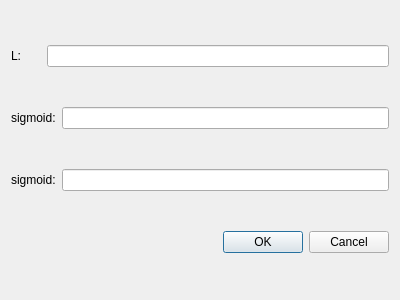
<?xml version="1.0" encoding="UTF-8"?>
<ui version="4.0">
 <class>Bilateral</class>
 <widget class="QDialog" name="Bilateral">
  <property name="geometry">
   <rect>
    <x>0</x>
    <y>0</y>
    <width>400</width>
    <height>300</height>
   </rect>
  </property>
  <property name="windowTitle">
   <string>Dialog</string>
  </property>
  <layout class="QVBoxLayout" name="verticalLayout">
   <item>
    <layout class="QHBoxLayout" name="horizontalLayout">
     <item>
      <widget class="QLabel" name="label">
       <property name="text">
        <string>L:      </string>
       </property>
      </widget>
     </item>
     <item>
      <widget class="QLineEdit" name="lineEdit"/>
     </item>
    </layout>
   </item>
   <item>
    <layout class="QHBoxLayout" name="horizontalLayout_2">
     <item>
      <widget class="QLabel" name="label_2">
       <property name="text">
        <string>sigmoid:</string>
       </property>
      </widget>
     </item>
     <item>
      <widget class="QLineEdit" name="lineEdit_2"/>
     </item>
    </layout>
   </item>
   <item>
    <layout class="QHBoxLayout" name="horizontalLayout_3">
     <item>
      <widget class="QLabel" name="label_3">
       <property name="text">
        <string>sigmoid:</string>
       </property>
      </widget>
     </item>
     <item>
      <widget class="QLineEdit" name="lineEdit_3"/>
     </item>
    </layout>
   </item>
   <item>
    <widget class="QDialogButtonBox" name="buttonBox">
     <property name="orientation">
      <enum>Qt::Horizontal</enum>
     </property>
     <property name="standardButtons">
      <set>QDialogButtonBox::Cancel|QDialogButtonBox::Ok</set>
     </property>
    </widget>
   </item>
  </layout>
 </widget>
 <resources/>
 <connections>
  <connection>
   <sender>buttonBox</sender>
   <signal>accepted()</signal>
   <receiver>Bilateral</receiver>
   <slot>accept()</slot>
   <hints>
    <hint type="sourcelabel">
     <x>248</x>
     <y>254</y>
    </hint>
    <hint type="destinationlabel">
     <x>157</x>
     <y>274</y>
    </hint>
   </hints>
  </connection>
  <connection>
   <sender>buttonBox</sender>
   <signal>rejected()</signal>
   <receiver>Bilateral</receiver>
   <slot>reject()</slot>
   <hints>
    <hint type="sourcelabel">
     <x>316</x>
     <y>260</y>
    </hint>
    <hint type="destinationlabel">
     <x>286</x>
     <y>274</y>
    </hint>
   </hints>
  </connection>
 </connections>
</ui>
